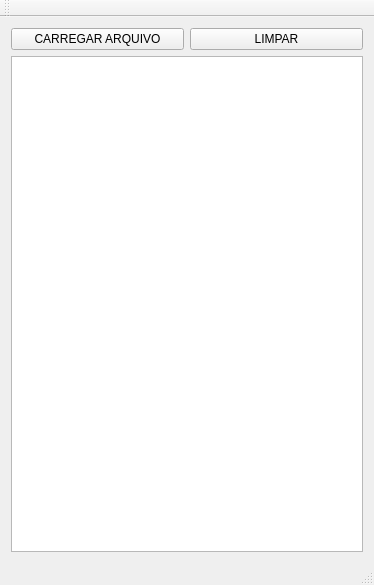
<?xml version="1.0" encoding="UTF-8"?>
<ui version="4.0">
 <class>MainWindow</class>
 <widget class="QMainWindow" name="MainWindow">
  <property name="geometry">
   <rect>
    <x>0</x>
    <y>0</y>
    <width>374</width>
    <height>585</height>
   </rect>
  </property>
  <property name="windowTitle">
   <string>Estrutura de Dados</string>
  </property>
  <widget class="QWidget" name="centralWidget">
   <layout class="QGridLayout" name="gridLayout">
    <item row="0" column="0">
     <layout class="QGridLayout" name="gridLayout_2">
      <item row="1" column="0">
       <widget class="QPushButton" name="pushButton_CarregarArquivo">
        <property name="text">
         <string>CARREGAR ARQUIVO</string>
        </property>
       </widget>
      </item>
      <item row="1" column="1">
       <widget class="QPushButton" name="pushButton_Limpar">
        <property name="text">
         <string>LIMPAR</string>
        </property>
       </widget>
      </item>
      <item row="2" column="0" colspan="2">
       <widget class="QListWidget" name="listWidget_MostrarLista"/>
      </item>
     </layout>
    </item>
   </layout>
  </widget>
  <widget class="QMenuBar" name="menuBar">
   <property name="geometry">
    <rect>
     <x>0</x>
     <y>0</y>
     <width>374</width>
     <height>20</height>
    </rect>
   </property>
  </widget>
  <widget class="QToolBar" name="mainToolBar">
   <attribute name="toolBarArea">
    <enum>TopToolBarArea</enum>
   </attribute>
   <attribute name="toolBarBreak">
    <bool>false</bool>
   </attribute>
  </widget>
  <widget class="QStatusBar" name="statusBar"/>
 </widget>
 <layoutdefault spacing="6" margin="11"/>
 <resources/>
 <connections/>
</ui>
